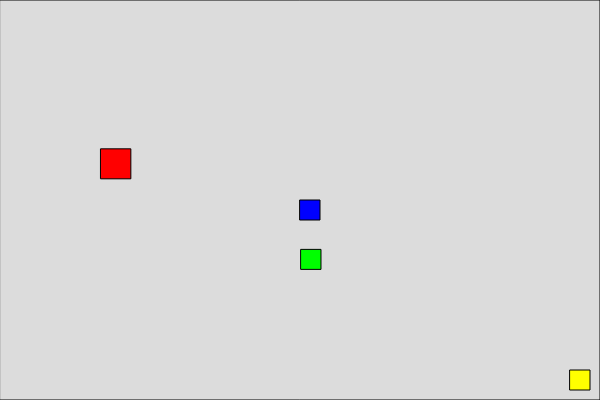
Frame 1 (no input)
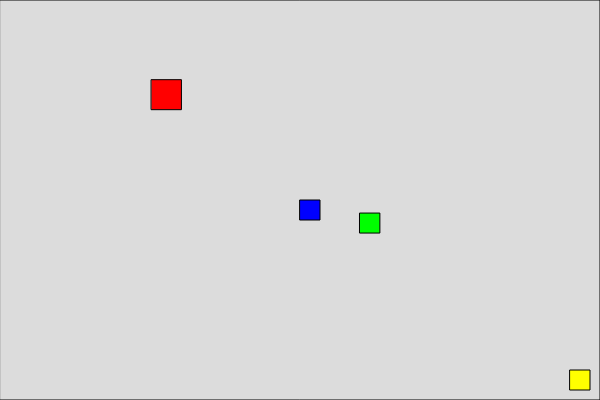
Frame 60 (no input)
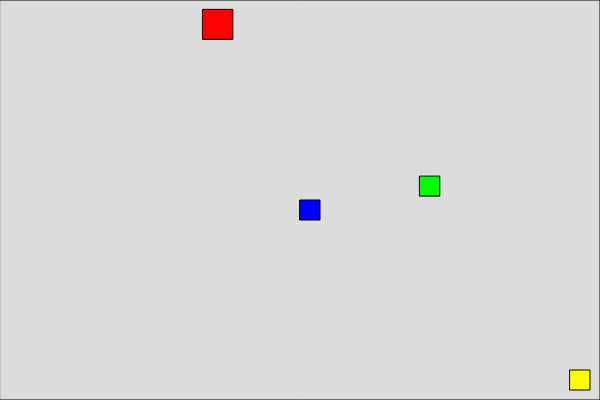
Frame 120 (the mouse pressed at the canvas centre since frame 60)

The p5.js sketch that drew these frames (run headless with seeded random() and noise() and a simulated clock; from frame 60 on, the mouse is pressed at the canvas centre):

// p5.js sketch
// ── sketch.js
let player;
let obstacles = [];
let exit;

function setup() {
  createCanvas(600, 400);
  player = createPlayer(width / 2, height / 2);
  exit = createExit(width - 30, height - 30);

  // Create initial obstacles
  createObstacle(100, 150, 30, 30, color(255, 0, 0));
  createObstacle(300, 250, 20, 20, color(0, 255, 0));
}

function draw() {
  background(220);

  movePlayer();
  drawPlayer();

  moveObstacles();
  drawObstacles();

  drawBorders();
  drawExit();

  // Check if the player reached the exit
  if (checkExit()) {
    displayWinMessage();
  }
}

function createPlayer(x, y) {
  return {
    x,
    y,
    width: 20,
    height: 20,
    color: color(0, 0, 255),
    speed: 5,
  };
}

function movePlayer() {
  if (keyIsDown(UP_ARROW) && player.y > 0) {
    player.y -= player.speed;
  }
  if (keyIsDown(DOWN_ARROW) && player.y < height - player.height) {
    player.y += player.speed;
  }
  if (keyIsDown(LEFT_ARROW) && player.x > 0) {
    player.x -= player.speed;
  }
  if (keyIsDown(RIGHT_ARROW) && player.x < width - player.width) {
    player.x += player.speed;
  }
}

function drawPlayer() {
  fill(player.color);
  rect(player.x, player.y, player.width, player.height);
}

function createObstacle(x, y, width, height, color) {
  obstacles.push({
    x,
    y,
    width,
    height,
    color,
    speedX: random(-2, 2),
    speedY: random(-2, 2),
  });
}

function moveObstacles() {
  for (let obstacle of obstacles) {
    obstacle.x += obstacle.speedX;
    obstacle.y += obstacle.speedY;

    // Wrap around the canvas if obstacle leaves the screen
    if (obstacle.x > width) {
      obstacle.x = 0 - obstacle.width;
    } else if (obstacle.x < 0 - obstacle.width) {
      obstacle.x = width;
    }

    if (obstacle.y > height) {
      obstacle.y = 0 - obstacle.height;
    } else if (obstacle.y < 0 - obstacle.height) {
      obstacle.y = height;
    }
  }
}

function drawObstacles() {
  for (let obstacle of obstacles) {
    fill(obstacle.color);
    rect(obstacle.x, obstacle.y, obstacle.width, obstacle.height);
  }
}

function drawBorders() {
  stroke(0);
  noFill();
  rect(0, 0, width, height);
}

function createExit(x, y) {
  return {
    x,
    y,
    width: 20,
    height: 20,
    color: color(255, 255, 0),
  };
}

function drawExit() {
  fill(exit.color);
  rect(exit.x, exit.y, exit.width, exit.height);
}

function checkExit() {
  return (
    player.x < exit.x + exit.width &&
    player.x + player.width > exit.x &&
    player.y < exit.y + exit.height &&
    player.y + player.height > exit.y
  );
}

function displayWinMessage() {
  textSize(32);
  fill(0, 255, 0);
  text("Congratulations! You won!", width / 4, height / 2);
}

function mouseClicked() {
  // Create a non-moving obstacle at the mouse click position
  createObstacle(mouseX, mouseY, 20, 20, color(128, 0, 128));
}
